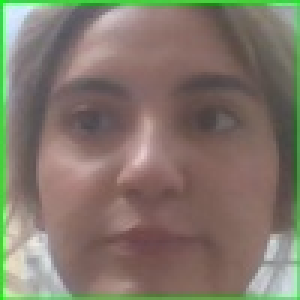
#> input picture Caras/Rostros/Sesion1/face_0.jpg, 100 x 100 px, given in place of the camera (shown 3 times larger)
$ python Caras.py
#> lines starting #> are read from the running program, lines starting #| are printed output that depends on the picture
import numpy as np  # Librería numérica (no se usa directamente aquí, pero suele ser útil con OpenCV)
import cv2 as cv   # OpenCV: procesamiento de imágenes y video
import os          # Manejo de rutas y creación de carpetas


# Obtener el directorio donde está este script
BASE_DIR = os.path.dirname(os.path.abspath(__file__))

# Carga del clasificador Haar para detectar rostros.
# Usar ruta absoluta al archivo XML que está en la misma carpeta que este script.
cascade_path = os.path.join(BASE_DIR, 'haarcascade_frontalface_alt.xml')
rostro = cv.CascadeClassifier(cascade_path)

# Fuente de video: 0 = cámara web predeterminada.
cap = cv.VideoCapture(0)

if not cap.isOpened():
    # Si no se pudo abrir la cámara, se muestra un mensaje y se sale del programa.
    print("Error: No se pudo acceder a la cámara. Revisa si otra aplicación la está usando.")
    exit()

# Variables auxiliares para coordenadas del rostro y contadores.
x=y=h=w=0
count = 0
img = 0
MAX_IMAGES = 1000  # Número máximo de imágenes a guardar por sesión

# Ruta de salida: crear una carpeta única por sesión dentro de Caras/Rostros/
ROSTROS_DIR = os.path.join(BASE_DIR, 'Rostros')

# Buscar el siguiente número de sesión disponible
session_number = 1
while True:
    SESSION_DIR = os.path.join(ROSTROS_DIR, f'Sesion{session_number}')
    if not os.path.exists(SESSION_DIR):
        break
    session_number += 1

os.makedirs(SESSION_DIR, exist_ok=True)
print(f"Sesión {session_number} iniciada. Las imágenes se guardarán en: {SESSION_DIR}")

while True:
    # Captura un frame de la cámara.
    ret, frame = cap.read()
#> frame is the input picture: shape (100, 100, 3); mean B, G, R 107, 119, 129.9
    if not ret:
        # Si no se puede leer el frame (por ejemplo, cámara desconectada), se sale del bucle.
        print("Error: No se puede recibir el frame. Saliendo...")
        break

    # Conversión a escala de grises (mejora el rendimiento del detector).
    gray = cv.cvtColor(frame, cv.COLOR_BGR2GRAY)
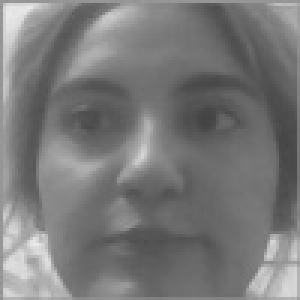
#> gray: shape (100, 100) (shown 3 times larger); min 67, max 234, mean 120.9

    # Detección de rostros.
    # Parámetros:
    #  - scaleFactor=1.3: cuánto reduce la imagen en cada escala.
    #  - minNeighbors=5: cuántos vecinos necesita cada rectángulo candidato para ser conservado.
    rostros = rostro.detectMultiScale(gray, 1.3, 5)
#> rostros = ()

    # Recorre cada rostro detectado.
    for(x, y, w, h) in rostros:
        # Dibuja un rectángulo verde alrededor del rostro para visualizarlo.
        frame = cv.rectangle(frame, (x,y), (x+w, y+h), (0, 255, 0), 2)

        # Recorta la región del rostro (ROI: Region Of Interest).
        img = frame[y:y+h, x:x+w]

        # Redimensiona a 100x100 píxeles para mantener uniformidad en el dataset
        img = cv.resize(img, (100, 100), interpolation=cv.INTER_AREA)

        # Guarda una imagen cada 10 detecciones para no saturar el disco.
        if count % 10 == 0:
            # Guarda en la carpeta de la sesión actual: .../Rostros/sesion_AAAAMMDD_HHMMSS/face_X.jpg
            name = os.path.join(SESSION_DIR, f'face_{count}.jpg')
            cv.imwrite(name, img)
            print(f"Guardado: {name}")

        count = count + 1

        # Si ya se guardaron 1000 imágenes, terminar la sesión
        if count >= MAX_IMAGES * 10:  # count * 10 porque guardamos cada 10 frames
            print(f"\n✓ Sesión completada: se alcanzó el límite de {MAX_IMAGES} imágenes guardadas.")
            break
#> this loop made 0 passes
#> after the loop, count = 0

    # Si se alcanzó el límite, salir del bucle principal también
    if count >= MAX_IMAGES * 10:
        break

    # Muestra el frame con las detecciones en una ventana.
    cv.imshow('Detección de Rostros', frame)

    # Si se presiona la tecla 'q', se cierra el programa.
    if cv.waitKey(1) & 0xFF == ord('q'):
#> (key q is pressed here)
        break
        break

# Libera la cámara y cierra todas las ventanas creadas por OpenCV.
cap.release()
cv.destroyAllWindows()

$ run again, on Caras/Rostros/Sesion1/face_100.jpg
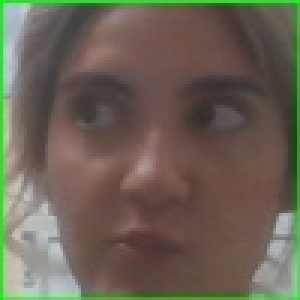
#> input picture Caras/Rostros/Sesion1/face_100.jpg, 100 x 100 px, given in place of the camera (shown 3 times larger)
#> frame is the input picture: shape (100, 100, 3); mean B, G, R 85.2, 98.7, 106.9
#> `gray = cv.cvtColor(frame, cv.COLOR_BGR2GRAY)`:
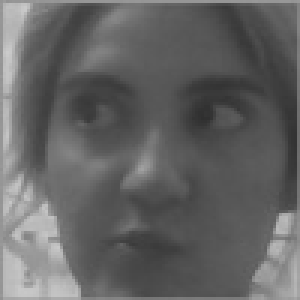
#> gray: shape (100, 100) (shown 3 times larger); min 47, max 203, mean 99.6
#> rostros = ()
#> after the loop `for(x, y, w, h) in rostros:`: count = 0

$ run again, on Caras/Rostros/Sesion1/face_1150.jpg
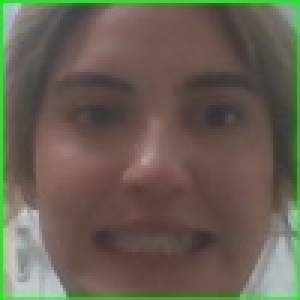
#> input picture Caras/Rostros/Sesion1/face_1150.jpg, 100 x 100 px, given in place of the camera (shown 3 times larger)
#> frame is the input picture: shape (100, 100, 3); mean B, G, R 82.8, 96, 104.8
#> `gray = cv.cvtColor(frame, cv.COLOR_BGR2GRAY)`:
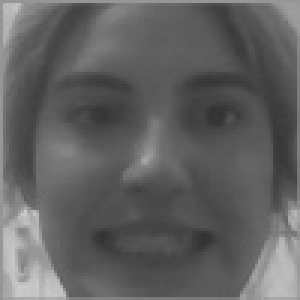
#> gray: shape (100, 100) (shown 3 times larger); min 49, max 203, mean 97.1
#> rostros = [[7, 6, 87, 87]]
#> the loop `for(x, y, w, h) in rostros:` made 1 pass
#> (x, y, w, h, count) on pass 1: (7, 6, 87, 87, 1)
#> (printed output is left out)
#> pass 1, `img = cv.resize(img, (100, 100), interpolation=cv.INTER_AREA)`:
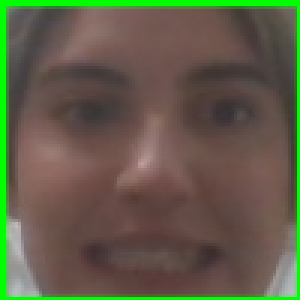
#> img: shape (100, 100, 3) (shown 3 times larger); mean B, G, R 72.1, 94, 96.5
#> after the loop `for(x, y, w, h) in rostros:`: count = 1
